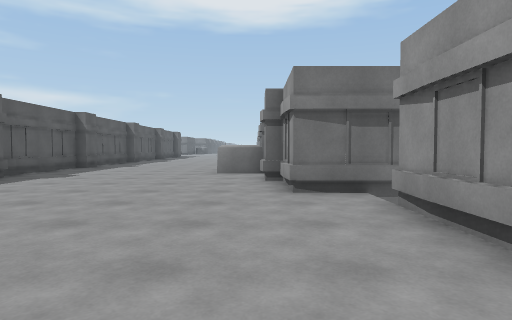
view 1 (above)

24 first-person views from a walk through a Unity game level. The camera is 1.2 m above the floor, tilts 2° down and sees 75° across. The floor is counted in squares, 2 m on a side. Each view is taken from the middle of a square. On the plan, view 1 faces up. The plan holds only what a view shows up to about 10 squares ahead; the rest is blank. The place goes on beyond the plan. Some animated figures are left out. Surface patterns are stand-ins for the level's own textures.

view 2
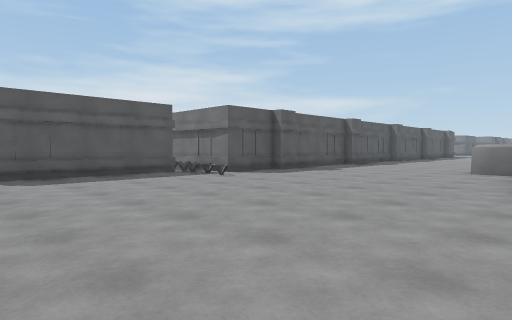

view 3
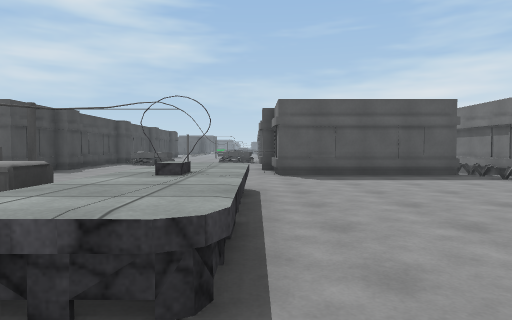

view 4
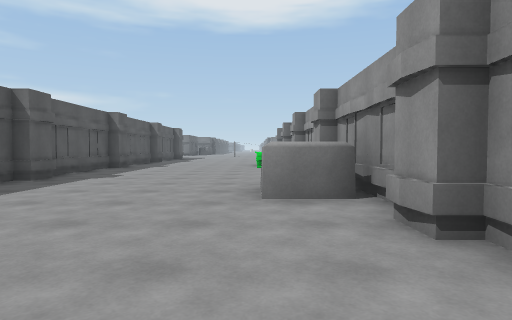

view 5
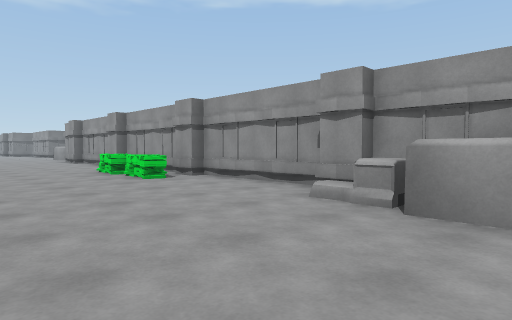

view 6
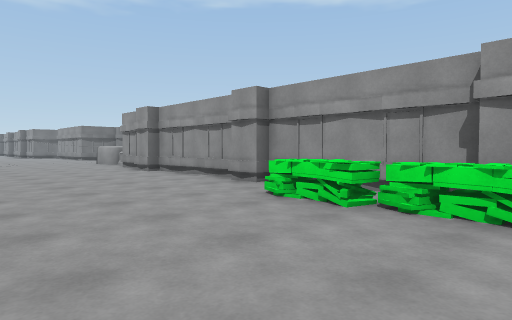

view 7
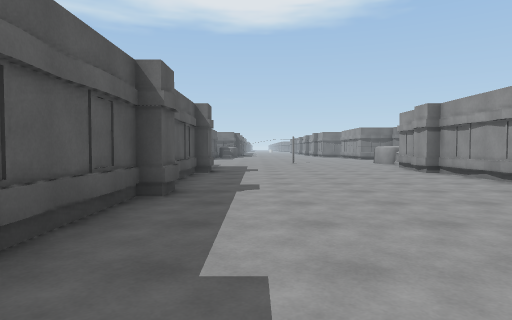

view 8
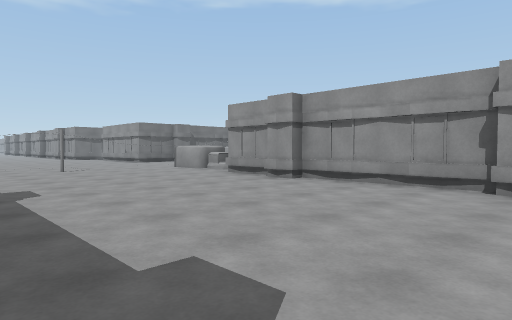

view 9
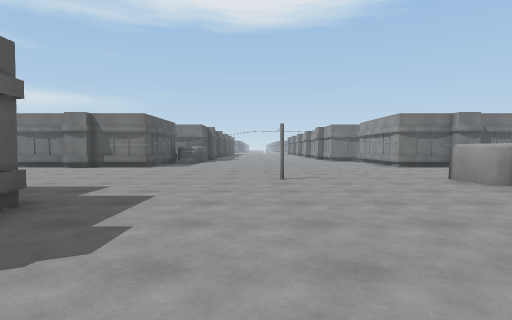

view 10
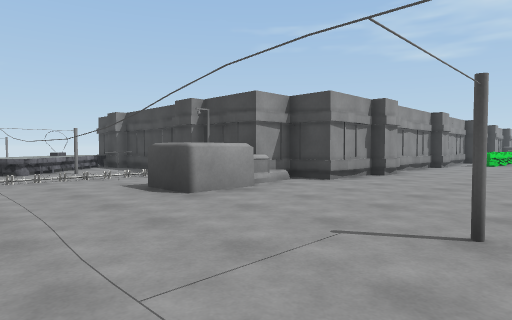

view 11
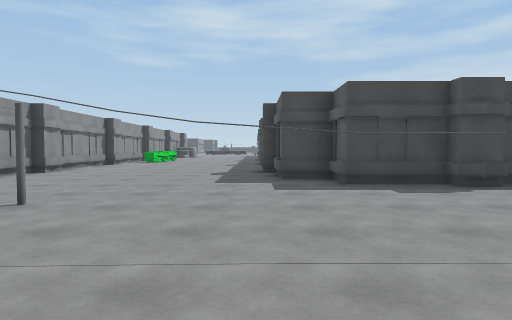

view 12
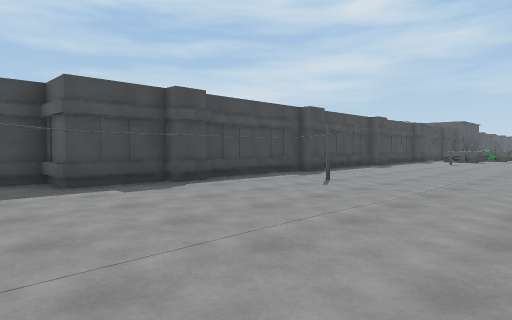

view 13
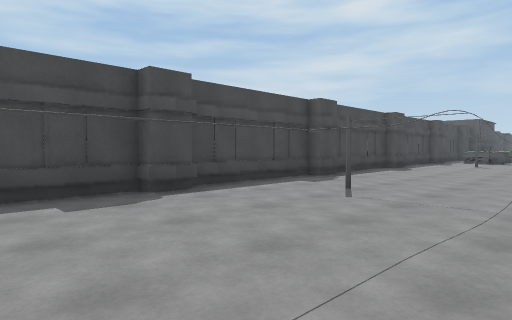

view 14
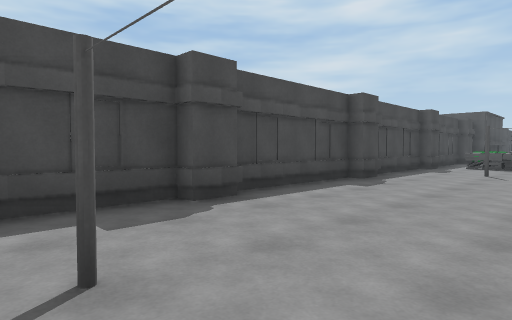

view 15
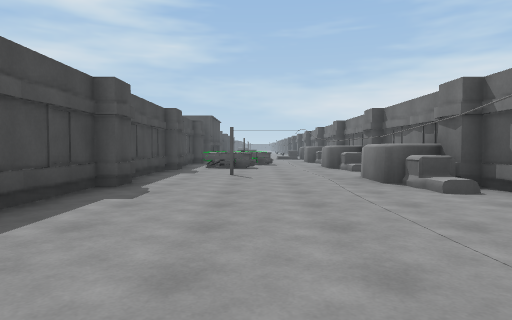

view 16
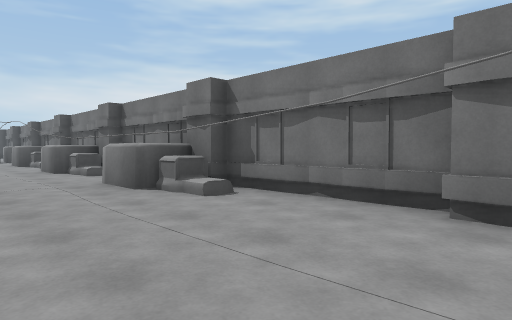

view 17
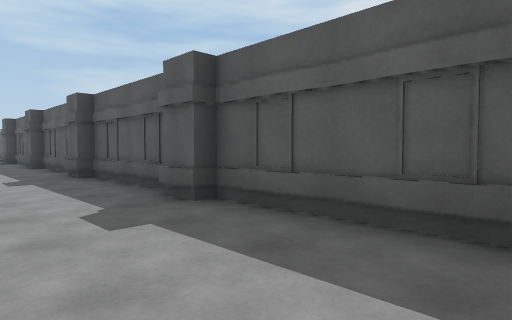

view 18
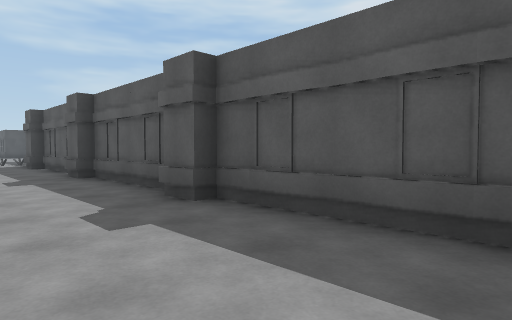

view 19
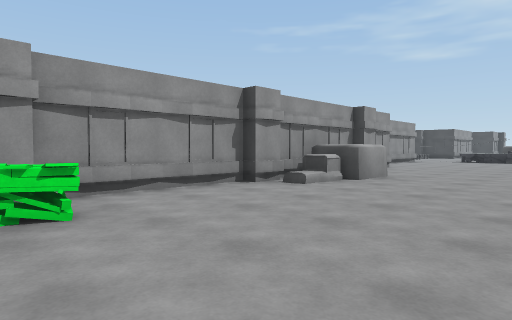

view 20
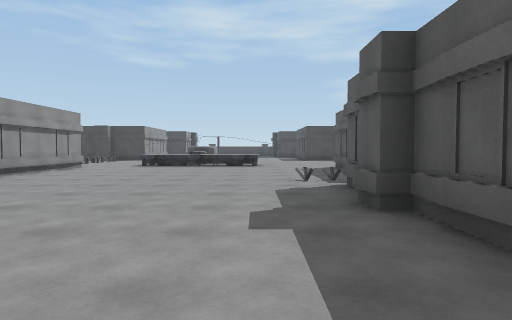

view 21
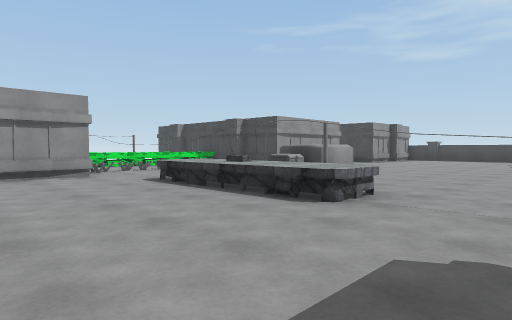

view 22
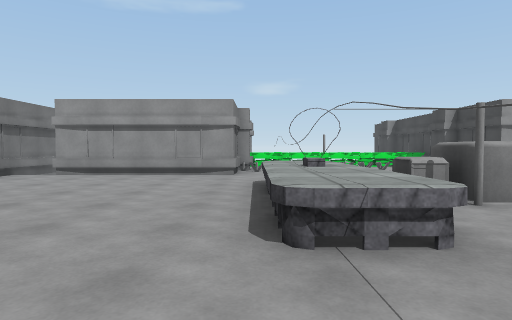

view 23
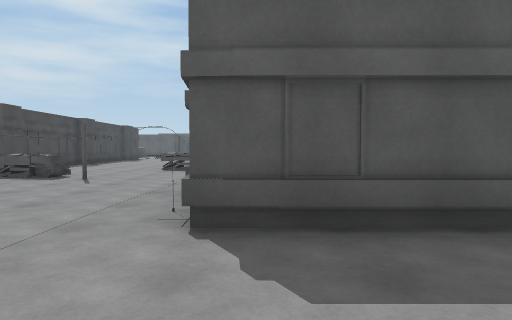

view 24
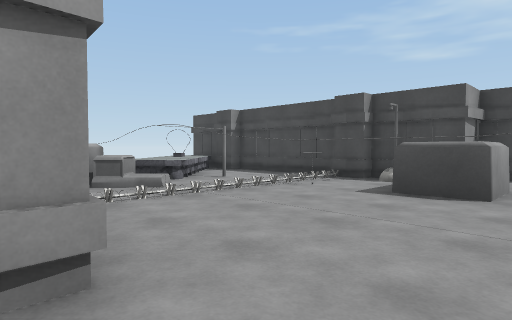

### Floor plan
Key: @ floor where view 1 was taken; # wall or solid block; x gap in a wall; . main floor; : floor 0.5 m higher than the main floor; = window, fence, low wall or low ledge; ^ raised ledge; B building; T thing the floor can be seen under or through; L lamp; O other object.
Columns run from 20 left of view 1 to 6 right of it. Each row starts with its distance up from view 1.
 33    BB
 32 BB BBBBB            ..B
 31 O. OO...B .. ...........BOO
 30 ..OO.....................OO
 29 ....#####..TTTTTT..TTTTT##^
 28 ..=.......=.......=.....==^
 27 .....................OOO###
 26 B...B...B...B........OLLBBB
 25 BB BBB BBBBBBB.......B   BB
 24               B......B
 23                B....BB
 22                ......B
 21               B......B
 20               B......B
 19               BB....BB
 18               B......B
 17               B.....B
 16               B....^BB
 15               BB...^xB
 14               B....^.B
 13               B......B
 12               B......B
 11               BB.....B
 10               B.....OB
  9               B....OO
  8               B....OOB
  7               BB....BB
  6               B......B
  5             BBB......BBB
  4              BB:......B
  3              B........B
  2              B........B
  1              B........B
  0             BB......@.BB
 -1            BBO..^^^^...#B
 -2       ## .. TT T^^^^^###
 -3          #.... ..#O
 -4          #.       OO

Where each view was taken, in squares from view 1:
view 1: 0 up, 0 right, facing up
view 2: 1 down, 1 right, facing up-left
view 3: 1 down, 1 right, facing left
view 4: 4 up, 1 left, facing up
view 5: 8 up, 4 left, facing up-right
view 6: 14 up, 4 left, facing up-right
view 7: 14 up, 4 left, facing up
view 8: 18 up, 5 left, facing up-right
view 9: 21 up, 3 left, facing up
view 10: 30 up, 3 left, facing down-right
view 11: 31 up, 5 left, facing down
view 12: 31 up, 5 left, facing down-left
view 13: 30 up, 6 left, facing down-left
view 14: 29 up, 10 left, facing down-left
view 15: 28 up, 11 left, facing left
view 16: 28 up, 12 left, facing up-left
view 17: 22 up, 3 left, facing down-left
view 18: 18 up, 3 left, facing down-left
view 19: 15 up, 4 left, facing down-right
view 20: 10 up, 4 left, facing down
view 21: 2 up, 6 left, facing down-right
view 22: 1 down, 6 left, facing right
view 23: 0 up, 4 left, facing left
view 24: 32 up, 0 right, facing down-right
